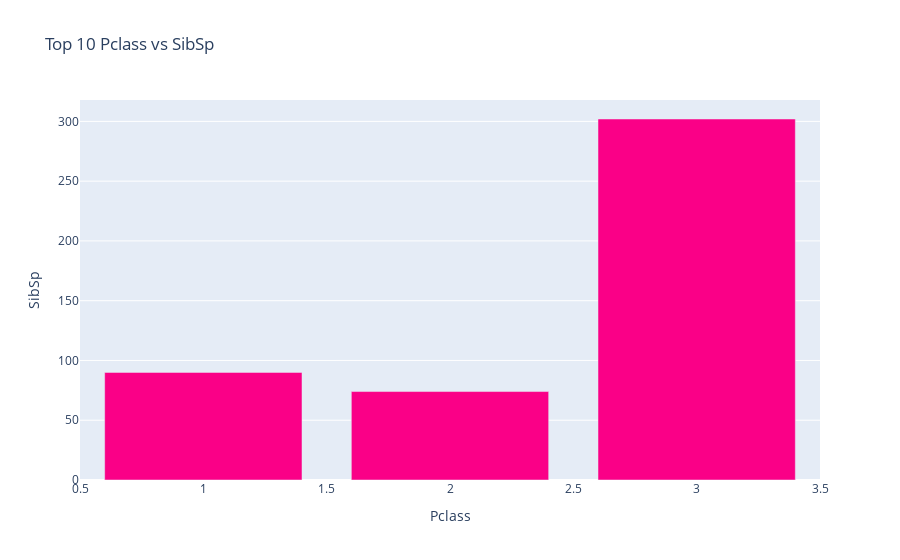

Write notebook code for a chart like this one.
### Code cell
# Command Fourteen
state_sales = df.groupby("Pclass")["SibSp"].sum().sort_values(ascending=False).head(10).reset_index()
fig = px.bar(state_sales, x="Pclass", y="SibSp", title="Top 10 Pclass vs SibSp", color_discrete_sequence=px.colors.qualitative.Alphabet_r)
fig.show()

### Figure 1 — Plotly figure (JSON) as saved in the notebook; plotly's stock layout.template omitted (floating-point values rounded to 4 significant figures)
{"data": [{"hovertemplate": "Pclass=%{x}<br>SibSp=%{y}<extra></extra>", "legendgroup": "", "marker": {"color": "#FA0087", "pattern": {"shape": ""}}, "name": "", "orientation": "v", "showlegend": false, "textposition": "auto", "type": "bar", "x": [3, 1, 2], "xaxis": "x", "y": [302, 90, 74], "yaxis": "y"}], "layout": {"barmode": "relative", "legend": {"tracegroupgap": 0}, "title": {"text": "Top 10 Pclass vs SibSp"}, "xaxis": {"anchor": "y", "domain": [0, 1], "title": {"text": "Pclass"}}, "yaxis": {"anchor": "x", "domain": [0, 1], "title": {"text": "SibSp"}}}}
